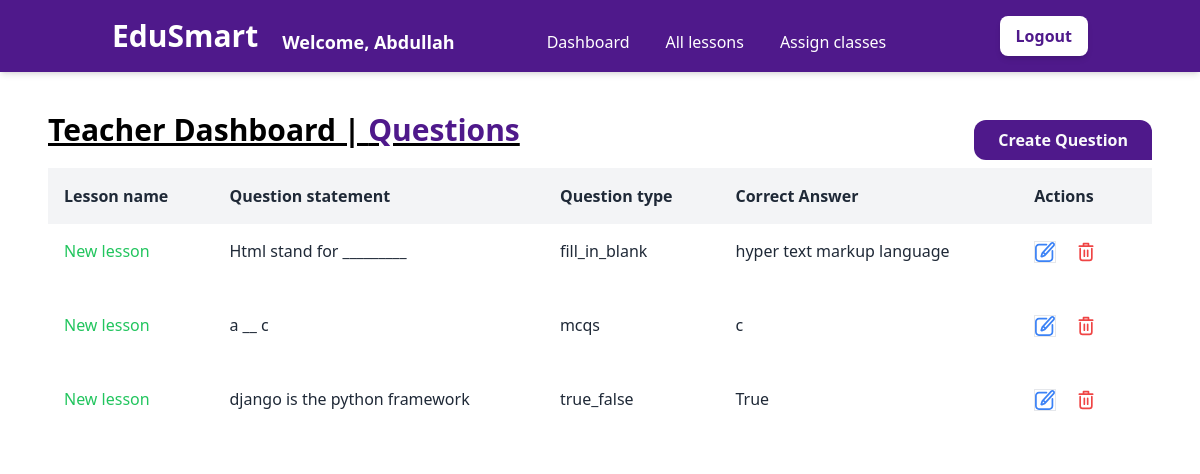
Page /teacher/questions/13/ (signed in) on the committed database.
### user_accounts/models.py (models this page shows, shortened)
class CustomUser(AbstractUser):
    username                 = None
    name                     = models.CharField(max_length=255)
    email                    = models.EmailField(max_length=255, unique=True)
    ROLE_CHOICES = [
        ('admin', 'Admin'),
        ('teacher', 'Teacher'),
        ('student', 'Student')
    ]
    role                     = models.CharField(max_length=10, choices=ROLE_CHOICES)
    class_id                 = models.ForeignKey(
        'teacher.Class',
        null=True,
        blank=True,
        on_delete=models.SET_NULL
    )
    USERNAME_FIELD = 'email'
    REQUIRED_FIELDS = ['name']
    objects = MyAccountManager()

### teacher/models.py (models this page shows)
class Lesson(models.Model):
    name                        = models.CharField(max_length=255)
    teacher_id                  = models.ForeignKey(CustomUser, on_delete=models.CASCADE)
    class_id                    = models.ForeignKey(Class, on_delete=models.CASCADE)

class Question(models.Model):
    type                        = models.CharField(max_length=50)
    statement                   = models.TextField(max_length=255)
    lesson_id                   = models.ForeignKey(Lesson, on_delete=models.CASCADE)

class Question_fillblank(models.Model):
    question_id                 = models.ForeignKey(Question,on_delete=models.CASCADE)
    answer                      = models.CharField(max_length=255)

### education_system/decorators.py (the view)
        @user_passes_test(lambda u: u.is_authenticated and u.role == role, login_url='/login/')
        def _wrapped_view(request, *args, **kwargs):
            if request.user.is_authenticated and request.user.role == role:
                return view_func(request, *args, **kwargs)
            else:
                return redirect('login')

### teacher/templates/teacher/questions_by_lesson.html (shortened to what this page needs)
{% extends "base.html" %}
{% block content %}
<main>
    <div class="p-12 pt-28">
        <div class="flex justify-between">
            <h1 class="text-3xl underline font-semibold mb-4">Teacher Dashboard | <span
                    class="text-[#4F198B]">Questions</span></h1>
            <a href="{% url 'create_question' lesson_id=lesson.id %}" class="py-2">
                <button
                    class="inline-block h-full px-6 mb-2 rounded-l-xl rounded-t-xl bg-[#4F198B] hover:bg-white hover:text-[#4F198B] focus:text-[#4F198B] focus:bg-gray-200 text-gray-50 font-bold leading-loose transition duration-200">
                    Create Question
                </button>
            </a>
        </div>
        <div class="font-sans overflow-x-auto">
            {% if questions %}
            <table class="min-w-full bg-white">
                <thead class="bg-gray-100 whitespace-nowrap">
                    <tr>
                        <th class="p-4 text-left text-base font-semibold text-gray-800">
                            Lesson name
                        </th>
                        <th class="p-4 text-left text-base font-semibold text-gray-800">
                            Question statement
                        </th>
                        <th class="p-4 text-left text-base font-semibold text-gray-800">
                            Question type
                        </th>
                        <th class="p-4 text-left text-base font-semibold text-gray-800">
                            Correct Answer
                        </th>
                        <th class="p-4 text-left text-base font-semibold text-gray-800">
                            Actions
                        </th>
                    </tr>
                </thead>
                <tbody class="whitespace-nowrap">
                    {% for question in questions %}
                    <tr class="hover:bg-gray-50">
                        <td class="text-green-500 p-4 text-[16px]">
                            <p class="mb-5">{{lesson.name}}</p>
                        </td>
                        <td class="p-4 text-[16px] text-gray-800  ">
                            <p class="mb-5">{{question.statement}}</p>
                        </td>
                        <td class="p-4 text-[16px] text-gray-800  ">
                            <p class="mb-5">{{question.type}}</p>
                        </td>
                        <td class="p-4 text-[16px] text-gray-800  ">
                            <p class="mb-5">{{question.answer}}</p>
                        </td>
                        <td class="pb-4 px-4">
                            <a href="{% url 'update_question' question_id=question.id %}">
                                <button class="mr-4 border" title="Edit">
                            </button>
                        </a>
                            <a href="{% url 'delete_question' question_id=question.id %}">
                                <button class="mr-4" title="Delete">
                                </button>
                            </a>
                        </td>
                    </tr>
                    {% endfor %}
                </tbody>
                {% else %}
                <p>No question found. Lets create questions and begins the magic✨</p>
            </table>
            {% endif %}
        </div>
    </div>
</main>
{% endblock %}

### templates/navbar.html (shortened to what this page needs)
<header class="fixed top-0 left-0 w-full py-4 bg-[#4F198B] text-white shadow-md z-50">
    <div class="container mx-auto flex justify-between items-center px-6">
        <a
            href="{% if request.user.is_superuser %} {% url 'custom_admin' %} {% elif request.user.role == 'teacher' %} {% url 'teacher_dashboard' %} {% else %} {% url 'student_dashboard' %} {% endif %}">
            <h1 class="text-3xl font-bold">
                EduSmart
            </h1>
        </a>
        {% if request.user.is_authenticated %}
        <h3 class="text-lg font-semibold mt-3 ml-6">
            Welcome, {{request.user.name}}
        </h3>
        {% endif %}
        <ul
            class='lg:flex lg:gap-x-3 max-lg:space-y-3 max-lg:fixed max-lg:bg-white max-lg:w-1/2 max-lg:min-w-[300px] max-lg:top-3 max-lg:left-0 max-lg:p-6 max-lg:h-full max-lg:shadow-md max-lg:overflow-auto z-50 ml-20 mt-3 hidden'>
            {% if request.user.is_authenticated %}
            <a
                href="{% if request.user.is_superuser %} {% url 'custom_admin' %} {% elif request.user.role == 'teacher' %} {% url 'teacher_dashboard' %} {% else %} {% url 'student_dashboard' %} {% endif %}">
                <li class='max-lg:border-b max-lg:py-3 px-3'>
                    Dashboard
                </li>
            </a>
            {% endif %}
            {% if request.user.role == 'teacher' %}
            <a href="{% url 'all_lessons' %}">
                <li class='max-lg:border-b max-lg:py-3 px-3'>
                    All lessons
                </li>
            </a>
            <a href="{% url 'assign_students' %}">
                <li class='max-lg:border-b max-lg:py-3 px-3'>
                    Assign classes
                </li>
            </a>
            {% endif %}
        </ul>
        <div class="flex ml-auto items-center space-x-6">
            {% if request.user.is_authenticated %}
            <a href="{% url 'logout' %}">
                <button
                    class="bg-white text-[#4F198B] py-2 px-4 rounded-lg font-semibold shadow-md hover:bg-gray-100 transition duration-300">
                    Logout
                </button>
            </a>
            {% endif %}
        </div>
    </div>
</header>

### rows in the picture
CustomUser: user.name "Abdullah"
Lesson: name "New lesson" "New lesson" "New lesson"
Question: statement "Html stand for _________", type "fill_in_blank"
Question_fillblank: answer "hyper text markup language"
Question: statement "a __ c", type "mcqs"
Question: statement "django is the python framework", type "true_false"

### other values in the picture
{{ question.answer }} "c" "True"
